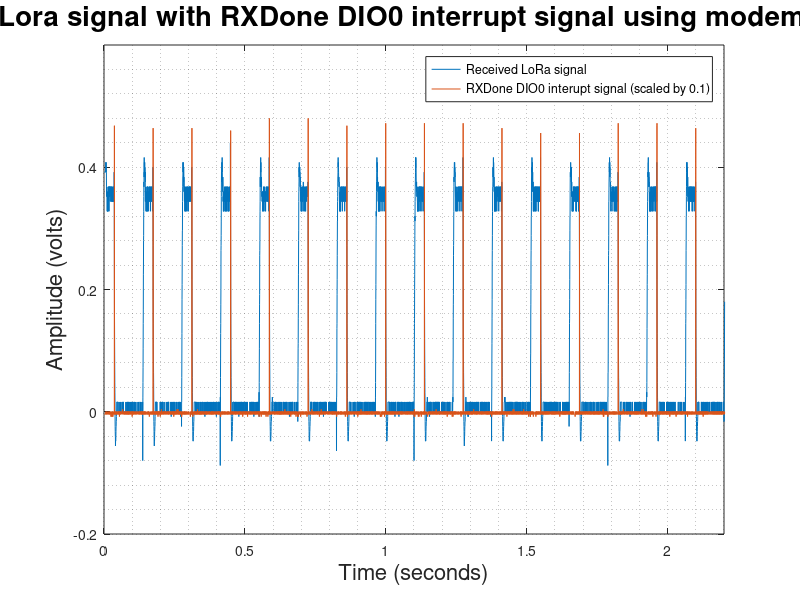
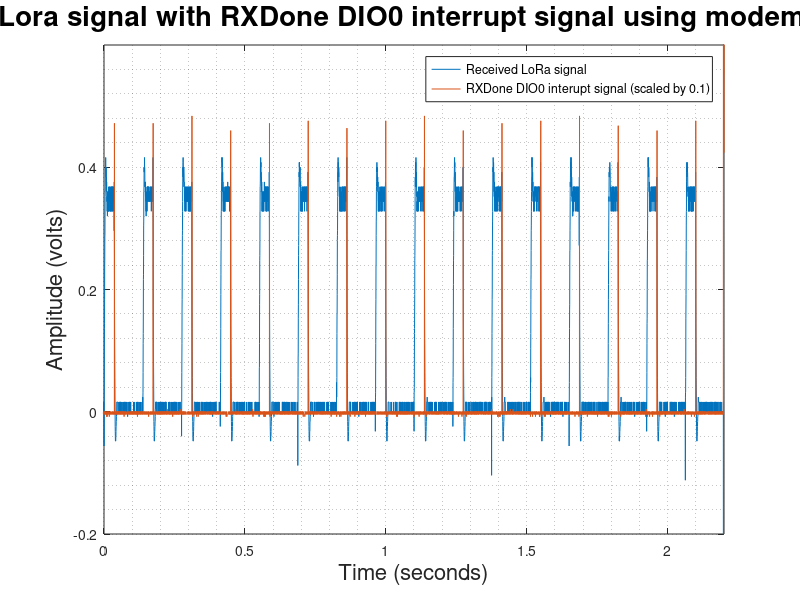
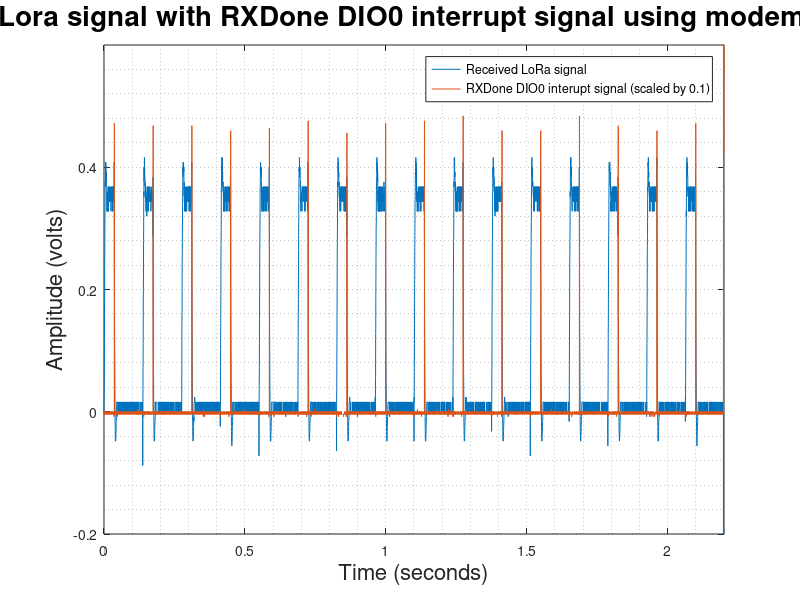
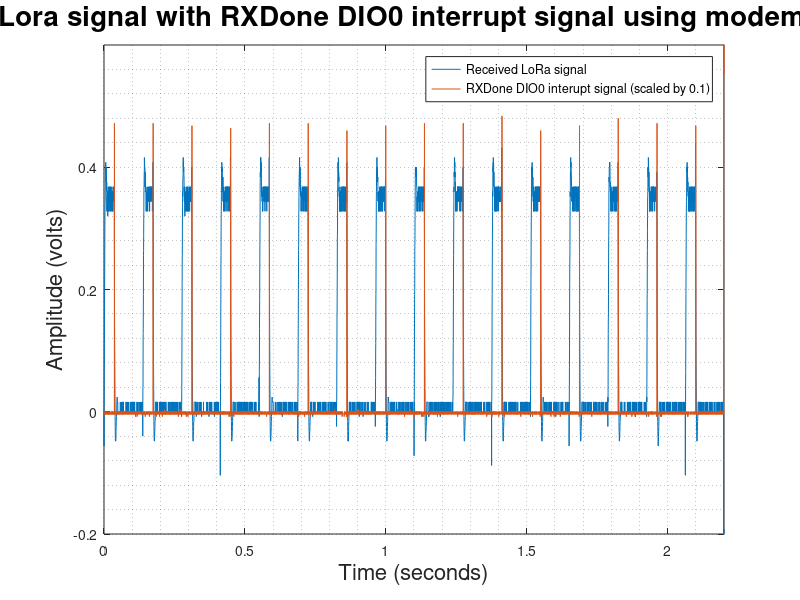

Write MATLAB code to recreate these figures, in order.
load data1.mat
figure
plot(time,ch1*-1)
hold on; grid minor; xlim([0 2.2]); ylim([-0.2 0.6]);
plot(time,(ch2/10))
legend('Received LoRa signal','RXDone DIO0 interupt signal (scaled by 0.1)');
title('Address Packet Lora signal with RXDone DIO0 interrupt signal using modem setting 0 (default)','fontSize',20);
xlabel('Time (seconds)','fontSize',16);
ylabel('Amplitude (volts)','fontSize',16);

load data2.mat
figure
plot(time,ch1*-1)
hold on; grid minor; xlim([0 2.2]); ylim([-0.2 0.6]);
plot(time,(ch2/10))
legend('Received LoRa signal','RXDone DIO0 interupt signal (scaled by 0.1)');
title('Address Packet Lora signal with RXDone DIO0 interrupt signal using modem setting 0 (default)','fontSize',20);
xlabel('Time (seconds)','fontSize',16);
ylabel('Amplitude (volts)','fontSize',16);

load data3.mat
figure
plot(time,ch1*-1)
hold on; grid minor; xlim([0 2.2]); ylim([-0.2 0.6]);
plot(time,(ch2/10))
legend('Received LoRa signal','RXDone DIO0 interupt signal (scaled by 0.1)');
title('Address Packet Lora signal with RXDone DIO0 interrupt signal using modem setting 0 (default)','fontSize',20);
xlabel('Time (seconds)','fontSize',16);
ylabel('Amplitude (volts)','fontSize',16);

load data4.mat
figure
plot(time,ch1*-1)
hold on; grid minor; xlim([0 2.2]); ylim([-0.2 0.6]);
plot(time,(ch2/10))
legend('Received LoRa signal','RXDone DIO0 interupt signal (scaled by 0.1)');
title('Address Packet Lora signal with RXDone DIO0 interrupt signal using modem setting 0 (default)','fontSize',20);
xlabel('Time (seconds)','fontSize',16);
ylabel('Amplitude (volts)','fontSize',16);

load data5.mat
figure
plot(time,ch1*-1)
hold on; grid minor; xlim([0 2.2]); ylim([-0.2 0.6]);
plot(time,(ch2/10))
legend('Received LoRa signal','RXDone DIO0 interupt signal (scaled by 0.1)');
title('Address Packet Lora signal with RXDone DIO0 interrupt signal using modem setting 0 (default)','fontSize',20);
xlabel('Time (seconds)','fontSize',16);
ylabel('Amplitude (volts)','fontSize',16);

load data5.mat
figure
plot(time,ch1*-1)
hold on; grid minor; xlim([0 2.2]); ylim([-0.2 0.6]);
plot(time,(ch2/10))
legend('Received LoRa signal','RXDone DIO0 interupt signal (scaled by 0.1)');
title('Address Packet Lora signal with RXDone DIO0 interrupt signal using modem setting 0 (default)','fontSize',20);
xlabel('Time (seconds)','fontSize',16);
ylabel('Amplitude (volts)','fontSize',16);

load data6.mat
figure
plot(time,ch1*-1)
hold on; grid minor; xlim([0 2.2]); ylim([-0.2 0.6]);
plot(time,(ch2/10))
legend('Received LoRa signal','RXDone DIO0 interupt signal (scaled by 0.1)');
title('Address Packet Lora signal with RXDone DIO0 interrupt signal using modem setting 0 (default)','fontSize',20);
xlabel('Time (seconds)','fontSize',16);
ylabel('Amplitude (volts)','fontSize',16);

load data7.mat
figure
plot(time,ch1*-1)
hold on; grid minor; xlim([0 2.2]); ylim([-0.2 0.6]);
plot(time,(ch2/10))
legend('Received LoRa signal','RXDone DIO0 interupt signal (scaled by 0.1)');
title('Address Packet Lora signal with RXDone DIO0 interrupt signal using modem setting 0 (default)','fontSize',20);
xlabel('Time (seconds)','fontSize',16);
ylabel('Amplitude (volts)','fontSize',16);

load data8.mat
figure
plot(time,ch1*-1)
hold on; grid minor; xlim([0 2.2]); ylim([-0.2 0.6]);
plot(time,(ch2/10))
legend('Received LoRa signal','RXDone DIO0 interupt signal (scaled by 0.1)');
title('Address Packet Lora signal with RXDone DIO0 interrupt signal using modem setting 0 (default)','fontSize',20);
xlabel('Time (seconds)','fontSize',16);
ylabel('Amplitude (volts)','fontSize',16);

load data9.mat
figure
plot(time,ch1*-1)
hold on; grid minor; xlim([0 2.2]); ylim([-0.2 0.6]);
plot(time,(ch2/10))
legend('Received LoRa signal','RXDone DIO0 interupt signal (scaled by 0.1)');
title('Address Packet Lora signal with RXDone DIO0 interrupt signal using modem setting 0 (default)','fontSize',20);
xlabel('Time (seconds)','fontSize',16);
ylabel('Amplitude (volts)','fontSize',16);

load data10.mat
figure
plot(time,ch1*-1)
hold on; grid minor; xlim([0 2.2]); ylim([-0.2 0.6]);
plot(time,(ch2/10))
legend('Received LoRa signal','RXDone DIO0 interupt signal (scaled by 0.1)');
title('Address Packet Lora signal with RXDone DIO0 interrupt signal using modem setting 0 (default)','fontSize',20);
xlabel('Time (seconds)','fontSize',16);
ylabel('Amplitude (volts)','fontSize',16);